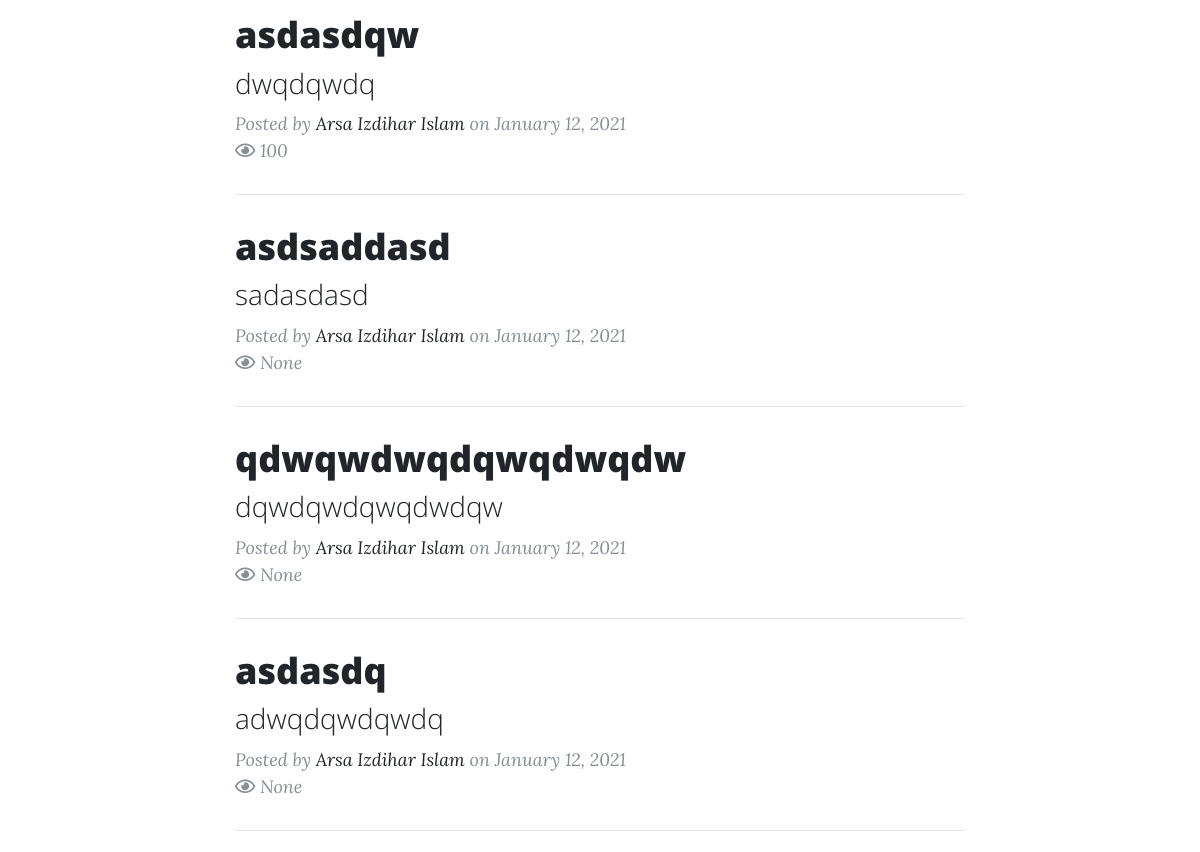
Before: / (middle part) with the older database file.
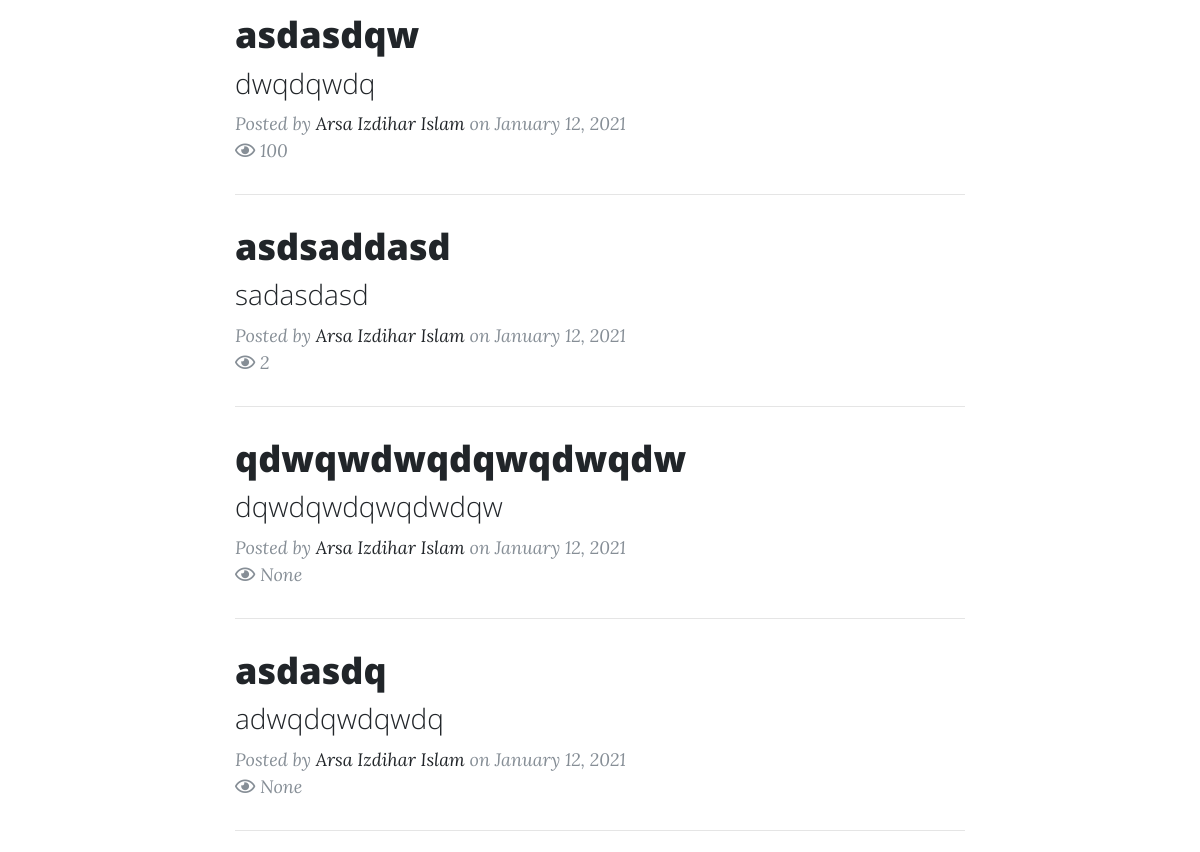
After: the same page with the newer database file.
### main.py (models this page shows)
class BlogPost(db.Model):
    __tablename__ = "blog_posts"
    id = db.Column(db.Integer, primary_key=True)
    author_id = db.Column(db.Integer, db.ForeignKey("users.id"))
    author = relationship("User", back_populates="posts")
    comments = relationship("Comment", back_populates="parent_post")
    title = db.Column(db.String(250), unique=True, nullable=False)
    subtitle = db.Column(db.String(250), nullable=False)
    date = db.Column(db.String(250), nullable=False)
    body = db.Column(db.Text, nullable=False)
    img_url = db.Column(db.String(250), nullable=False)
    views = db.Column(db.Integer)

class User(UserMixin, db.Model):
    __tablename__ = "users"
    id = db.Column(db.Integer, primary_key=True)
    email = db.Column(db.String(100), unique=True)
    password = db.Column(db.String(100))
    name = db.Column(db.String(100))
    posts = relationship("BlogPost", back_populates="author")
    comments = relationship("Comment", back_populates="comment_author")

### main.py (the view)
@app.route('/')
def get_all_posts():
    img_url = os.environ.get("HOME_IMG_URL", "https://images.unsplash.com/photo-1519681393784-d120267933ba?ixid=MXwxMjA3fDB8MHxwaG90by1wYWdlfHx8fGVufDB8fHw%3D&ixlib=rb-1.2.1&auto=format&fit=crop&w=1950&q=80")
    subheading = os.environ.get("HOME_SUBHEADING", "test")
    page_number = request.args.get("page_number")
    if current_user.is_authenticated:
        if current_user.id != 1:
            visitor = Visitor(date_time=get_jkt_timezone(datetime.now()), ip=request.remote_addr, user_agent=current_user.name)
            db.session.add(visitor)
            db.session.commit()
    else:
        visitor = Visitor(date_time=get_jkt_timezone(datetime.now()), ip=request.remote_addr, user_agent=request.user_agent.string)
        db.session.add(visitor)
        db.session.commit()
    if not page_number:
        page_number = 1
    else:
        page_number = int(page_number)
    posts = BlogPost.query.order_by("id").all()
    del posts[0]
    posts.reverse()
    max_page = math.ceil(len(posts) / 5)
    next_page = max_page > page_number
    prev_page = page_number > 1
    return render_template("index.html", all_posts=posts, page_number=page_number, prev_page=prev_page, next_page=next_page, logged_in=current_user.is_authenticated, img_url=img_url, subheading=subheading)

### main.py (called while the page is built)
def get_jkt_timezone(date_time: datetime):
    return date_time + timedelta(hours=7)

### templates/index.html (shortened to what this page needs)
{% include "header.html" %}
  <div class="container">
    <div class="row">
      <div class="col-lg-8 col-md-10 mx-auto">
        {% if all_posts|length - 5*(page_number-1) > 5 %}
        {% set posts = all_posts[(page_number-1)*5:(page_number-1)*5 + 5] %}
        {% else %}
        {% set posts = all_posts[(page_number-1)*5:] %}
        {% endif %}
        {% for post in posts %}
        {% if loop.index%2 %}
        {% set dir = "left" %}
        {% else %}
        {% set dir = "right" %}
        {% endif %}
        <div class="post-preview" data-100-bottom="opacity:0;{{ dir }}:300px;" data--100-bottom="opacity:1;{{ dir }}:0px;">
          <a href="{{ url_for('show_post', post_id=post.id) }}">
            <h2 class="post-title">
              {{post.title}}
            </h2>
            <h3 class="post-subtitle">
              {{post.subtitle}}
            </h3>
          </a>
          <p class="post-meta">Posted by
            <a href="#">{{post.author.name}}</a>
            on {{post.date}}
            <br>
            <i class="far fa-eye"></i> {{ post.views }}
          </p>
        </div>
        <hr>
        {% endfor %}
      </div>
    </div>
  </div>
{% include "footer.html" %}

### templates/header.html (shortened to what this page needs)
<!DOCTYPE html>
<html lang="en">
<head>
  <link href="{{ url_for('static', filename='vendor/bootstrap/css/bootstrap.min.css') }}" rel="stylesheet">
  <link href="{{ url_for('static', filename='vendor/fontawesome-free/css/all.min.css')}}" rel="stylesheet" type="text/css">
  <link href="{{ url_for('static', filename='css/clean-blog.min.css')}}" rel="stylesheet">
</head>
<body>

### templates/footer.html (shortened to what this page needs)
</body>
</html>

Changed rows visible on the page:
changed BlogPost "asdsaddasd": views "None" → "2"
